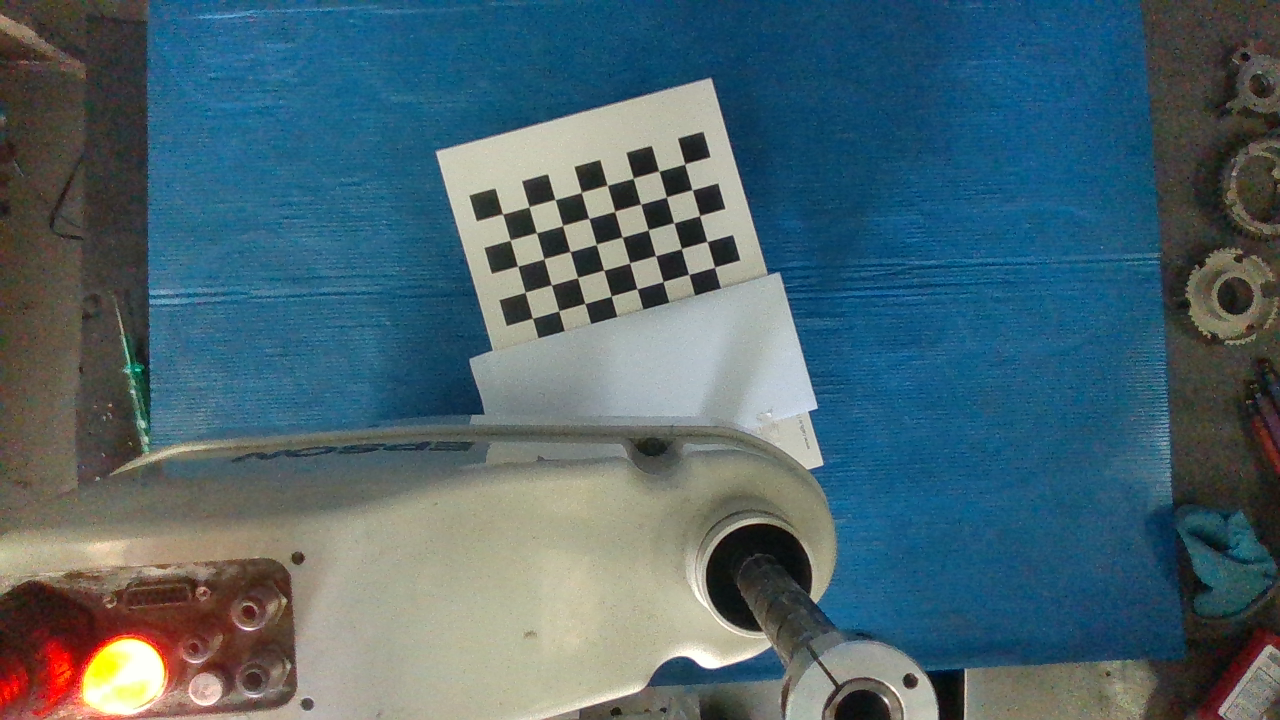
#> input picture run1/10_Color.png, 1280 x 720 px; its folder holds only this picture in this run
$ python get_target2cam.py
#> lines starting #> are read from the running program, lines starting #| are printed output that depends on the picture
import cv2
import numpy as np
import glob

def read_images(image_folder):
    images = []
    for filename in sorted(glob.glob(f"{image_folder}/*.png"), key=lambda x: int(x.split('/')[-1].split('_')[0])):
        img = cv2.imread(filename)
        if img is not None:
            images.append(img)
    return images

def find_corners(images, pattern_size, square_size):
    obj_points = []
    img_points = []
    objp = np.zeros((pattern_size[0] * pattern_size[1], 3), np.float32)
    objp[:, :2] = np.mgrid[0:pattern_size[0], 0:pattern_size[1]].T.reshape(-1, 2) * square_size

    for i,img in enumerate(images):
        gray = cv2.cvtColor(img, cv2.COLOR_BGR2GRAY)
        ret, corners = cv2.findChessboardCorners(gray, pattern_size, None)
        if ret:
            img_points.append(corners)
            obj_points.append(objp)
        else:
            print(f"\033[91mWarning: Failed to find corners for image {i}\033[0m")
            cv2.imshow("img",img)
            cv2.waitKey(500)
    return obj_points, img_points

def solve_pnp(obj_points, img_points, camera_matrix, dist_coeffs):
    rvecs, tvecs = [],[]
    for objp, imgp in zip(obj_points, img_points):
        ret, rvec, tvec = cv2.solvePnP(objp, imgp, camera_matrix, dist_coeffs)
        if ret:
            rvecs.append(rvec)
            tvecs.append(tvec)
        else:
            print("\033[91mWarning: Failed to find ret for one of the images.\033[0m")
    return rvecs, tvecs

def write_transform(file_path, rvecs, tvecs):
    with open(file_path, 'w') as f:
        for i, (rvec, tvec) in enumerate(zip(rvecs, tvecs)):
            rot_matrix, _ = cv2.Rodrigues(rvec)
            transform = np.eye(4)
            transform[:3, :3] = rot_matrix
            transform[:3, 3] = tvec.flatten()
            f.write(f"##################      Calibration Pose {i+1}      ##################\n")
            for row in transform:
                f.write('  ' + ',  '.join(f"{val: .6f}" for val in row) + '\n')

def main():
    image_folder = '/home/credog/Desktop/handeye-4dof/raw_data/run1'
    output_file = '/home/credog/Desktop/handeye-4dof/raw_data/run1/target2cam.txt'
    pattern_size = (5, 8)  # Example pattern size, adjust as needed
    square_size = 20 # Example square size in mm, adjust as needed
    camera_matrix = np.array([[909.10498046875, 0, 645.127075195312],
                              [0, 908.8701171875, 357.441741943359],
                              [0, 0, 1]])
    dist_coeffs = np.array([0, 0, 0, 0, 0])

    images = read_images(image_folder)
#> in read_images, img is the input picture: shape (720, 1280, 3); mean B, G, R 111.2, 101.6, 76.1
#> images = 1 item
    obj_points, img_points = find_corners(images, pattern_size, square_size)
#> the loop in find_corners, `for i,img in enumerate(images):` made 1 pass
#> ret on pass 1: True
#> pass 1, in find_corners, `gray = cv2.cvtColor(img, cv2.COLOR_BGR2GRAY)`:
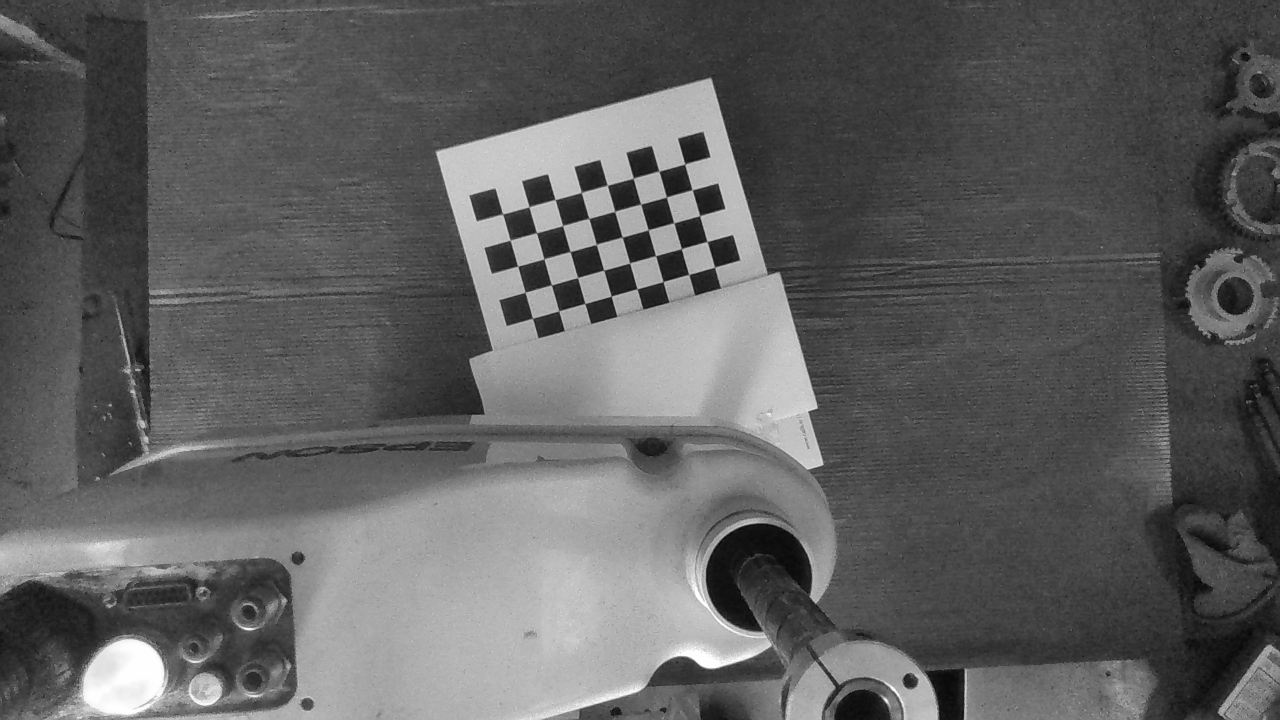
#> gray: shape (720, 1280); min 2, max 255, mean 95
#> obj_points = 1 item; img_points = 1 item
    rvecs, tvecs = solve_pnp(obj_points, img_points, camera_matrix, dist_coeffs)
#> the loop in solve_pnp, `for objp, imgp in zip(obj_points, img_points):` made 1 pass
#> (ret, rvec, tvec) on pass 1: (True, [-0.0622, -0.0232, 1.29], [29.53, -144.1, 677.7])
#> after the loop in solve_pnp, `for objp, imgp in zip(obj_points, img_points):`: rvecs = [[-0.0622, -0.0232, 1.29]]; tvecs = [[29.53, -144.1, 677.7]]
#> rvecs = [[-0.0622, -0.0232, 1.29]]; tvecs = [[29.53, -144.1, 677.7]]
    write_transform(output_file, rvecs, tvecs)
#> the loop in write_transform, `for i, (rvec, tvec) in enumerate(zip(rvecs, tvecs)):` made 1 pass
#> (rvec, tvec) on pass 1: ([-0.0622, -0.0232, 1.29], [29.53, -144.1, 677.7])

if __name__ == '__main__':
    main()

$ run again, on run1/14_Color.png
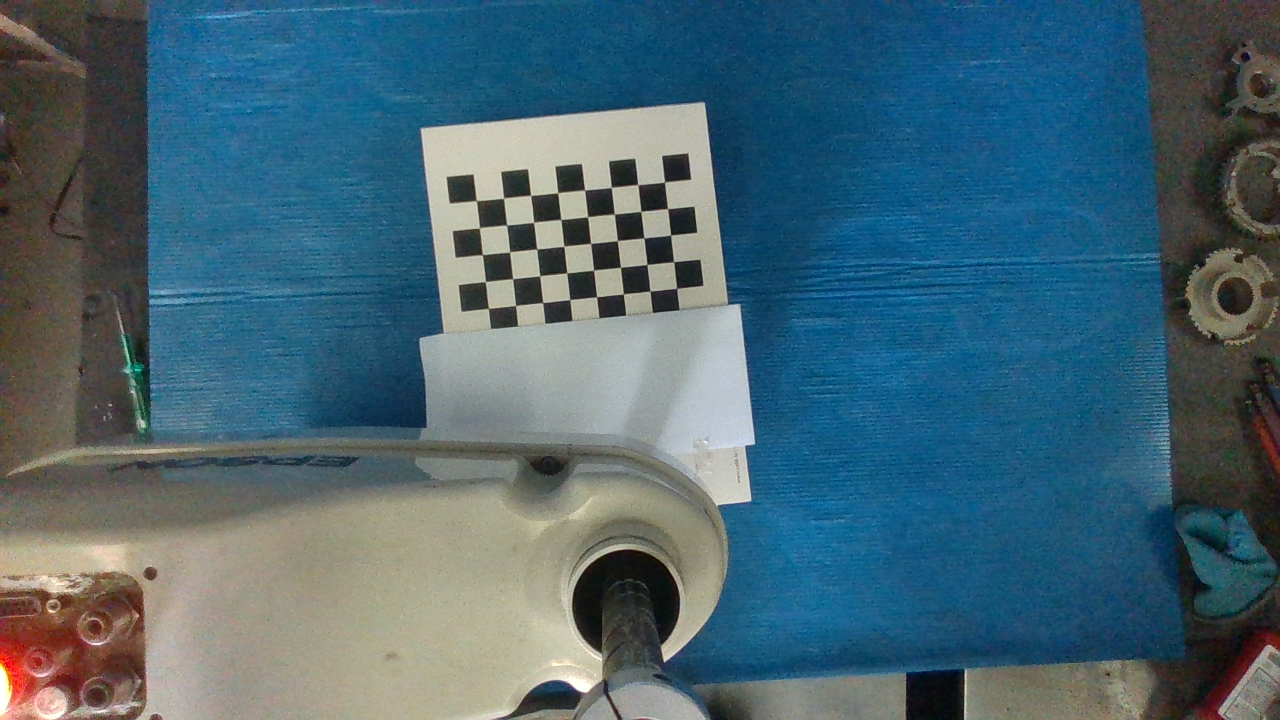
#> input picture run1/14_Color.png, 1280 x 720 px
#> in read_images, img is the input picture: shape (720, 1280, 3); mean B, G, R 114.4, 101.6, 71.9
#> images = 1 item
#> the loop in find_corners, `for i,img in enumerate(images):` made 1 pass
#> ret on pass 1: True
#> pass 1, in find_corners, `gray = cv2.cvtColor(img, cv2.COLOR_BGR2GRAY)`:
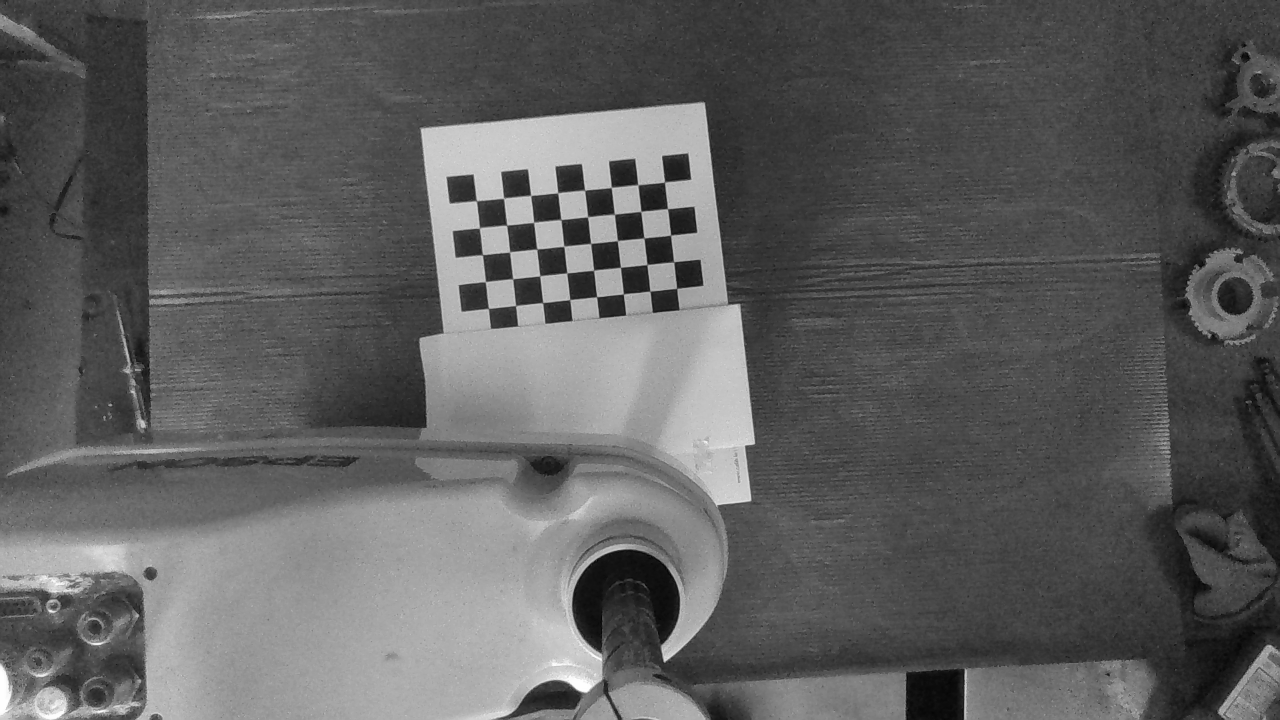
#> gray: shape (720, 1280); min 3, max 254, mean 94.1
#> the loop in solve_pnp, `for objp, imgp in zip(obj_points, img_points):` made 1 pass
#> (ret, rvec, tvec) on pass 1: (True, [-0.0685, -0.03, 1.46], [14.44, -131.1, 679.7])
#> after the loop in solve_pnp, `for objp, imgp in zip(obj_points, img_points):`: rvecs = [[-0.0685, -0.03, 1.46]]; tvecs = [[14.44, -131.1, 679.7]]
#> in main, `rvecs, tvecs = solve_pnp(obj_points, img_points, camera_matrix, dist_c..`: rvecs = [[-0.0685, -0.03, 1.46]]; tvecs = [[14.44, -131.1, 679.7]]
#> the loop in write_transform, `for i, (rvec, tvec) in enumerate(zip(rvecs, tvecs)):` made 1 pass
#> (rvec, tvec) on pass 1: ([-0.0685, -0.03, 1.46], [14.44, -131.1, 679.7])

$ run again, on run1/1_Color.png
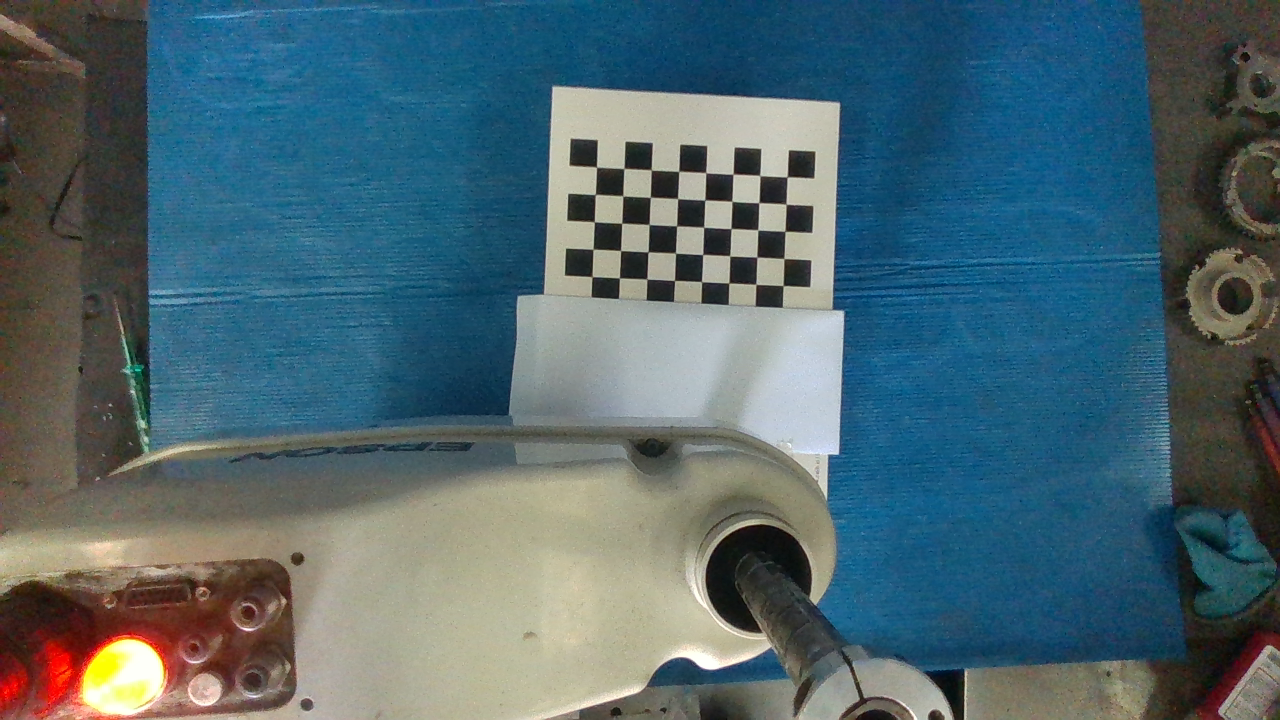
#> input picture run1/1_Color.png, 1280 x 720 px
#> in read_images, img is the input picture: shape (720, 1280, 3); mean B, G, R 110.9, 102.5, 78
#> images = 1 item
#> the loop in find_corners, `for i,img in enumerate(images):` made 1 pass
#> ret on pass 1: True
#> pass 1, in find_corners, `gray = cv2.cvtColor(img, cv2.COLOR_BGR2GRAY)`:
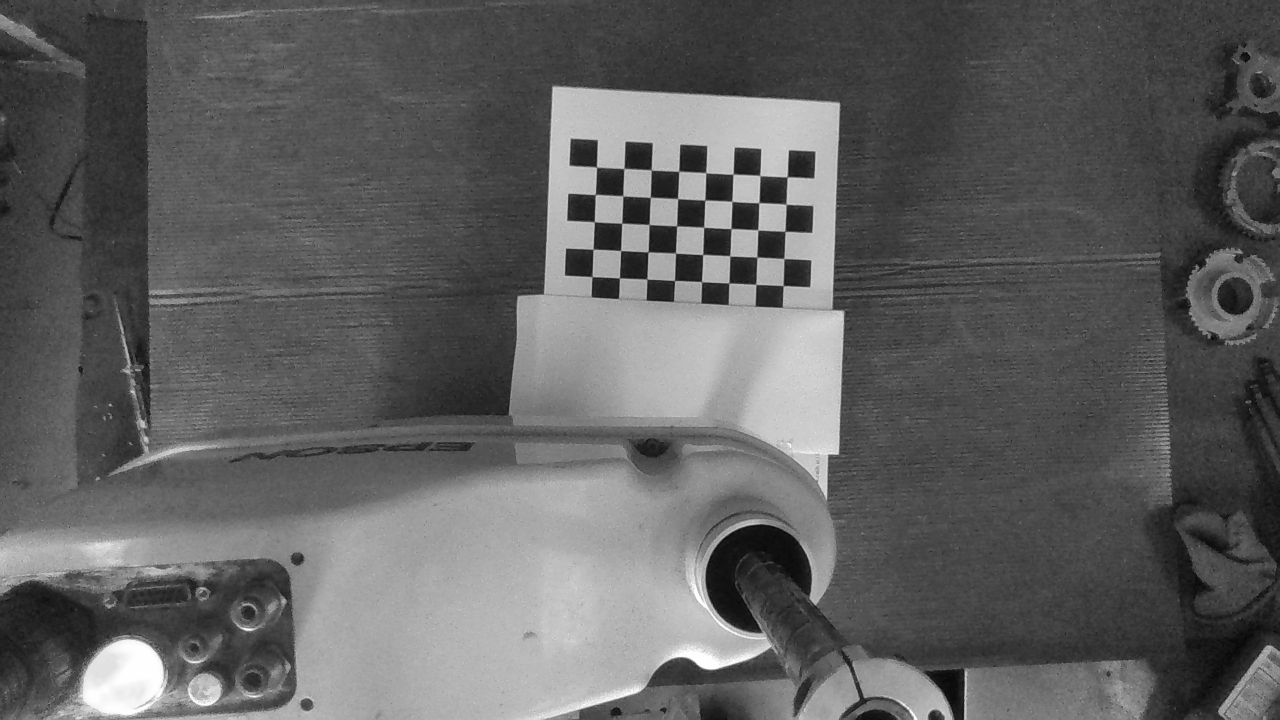
#> gray: shape (720, 1280); min 3, max 254, mean 96.1
#> the loop in solve_pnp, `for objp, imgp in zip(obj_points, img_points):` made 1 pass
#> (ret, rvec, tvec) on pass 1: (True, [-0.0567, -0.0233, 1.61], [104.3, -132.7, 668.8])
#> after the loop in solve_pnp, `for objp, imgp in zip(obj_points, img_points):`: rvecs = [[-0.0567, -0.0233, 1.61]]; tvecs = [[104.3, -132.7, 668.8]]
#> in main, `rvecs, tvecs = solve_pnp(obj_points, img_points, camera_matrix, dist_c..`: rvecs = [[-0.0567, -0.0233, 1.61]]; tvecs = [[104.3, -132.7, 668.8]]
#> the loop in write_transform, `for i, (rvec, tvec) in enumerate(zip(rvecs, tvecs)):` made 1 pass
#> (rvec, tvec) on pass 1: ([-0.0567, -0.0233, 1.61], [104.3, -132.7, 668.8])

$ run again, on run1/2_Color.png
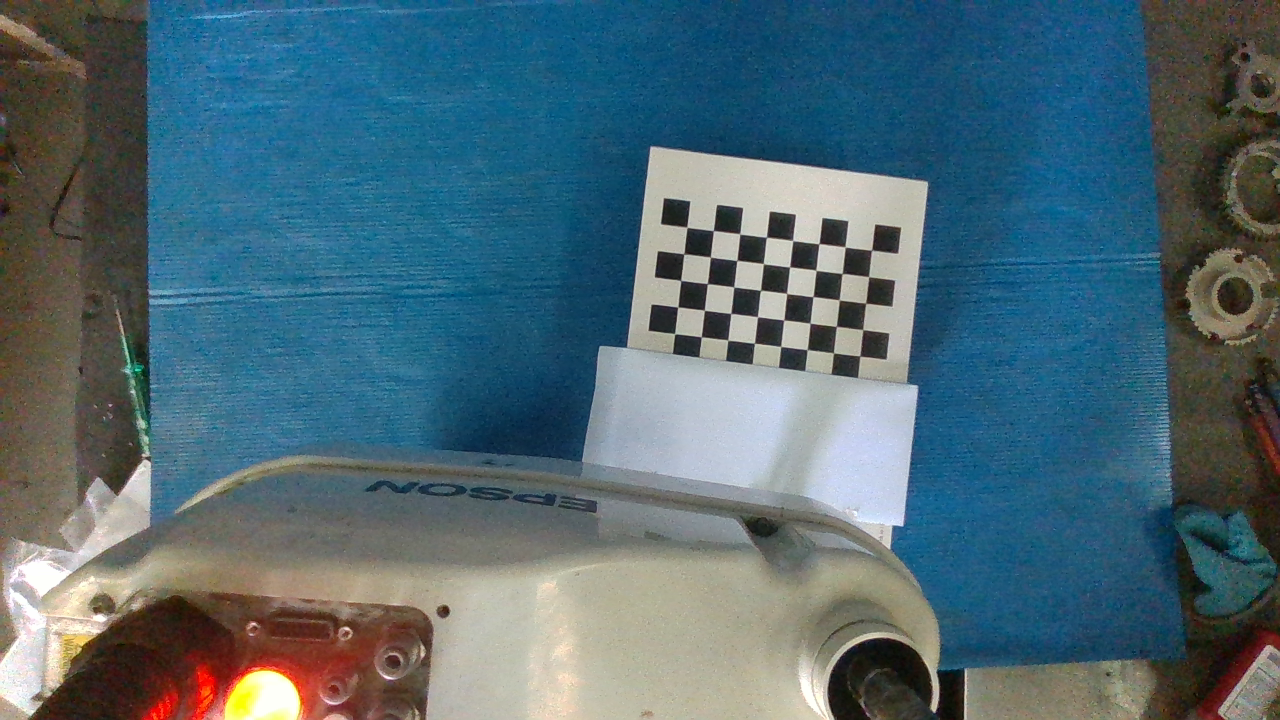
#> input picture run1/2_Color.png, 1280 x 720 px
#> in read_images, img is the input picture: shape (720, 1280, 3); mean B, G, R 116, 105.3, 79
#> images = 1 item
#> the loop in find_corners, `for i,img in enumerate(images):` made 1 pass
#> ret on pass 1: True
#> pass 1, in find_corners, `gray = cv2.cvtColor(img, cv2.COLOR_BGR2GRAY)`:
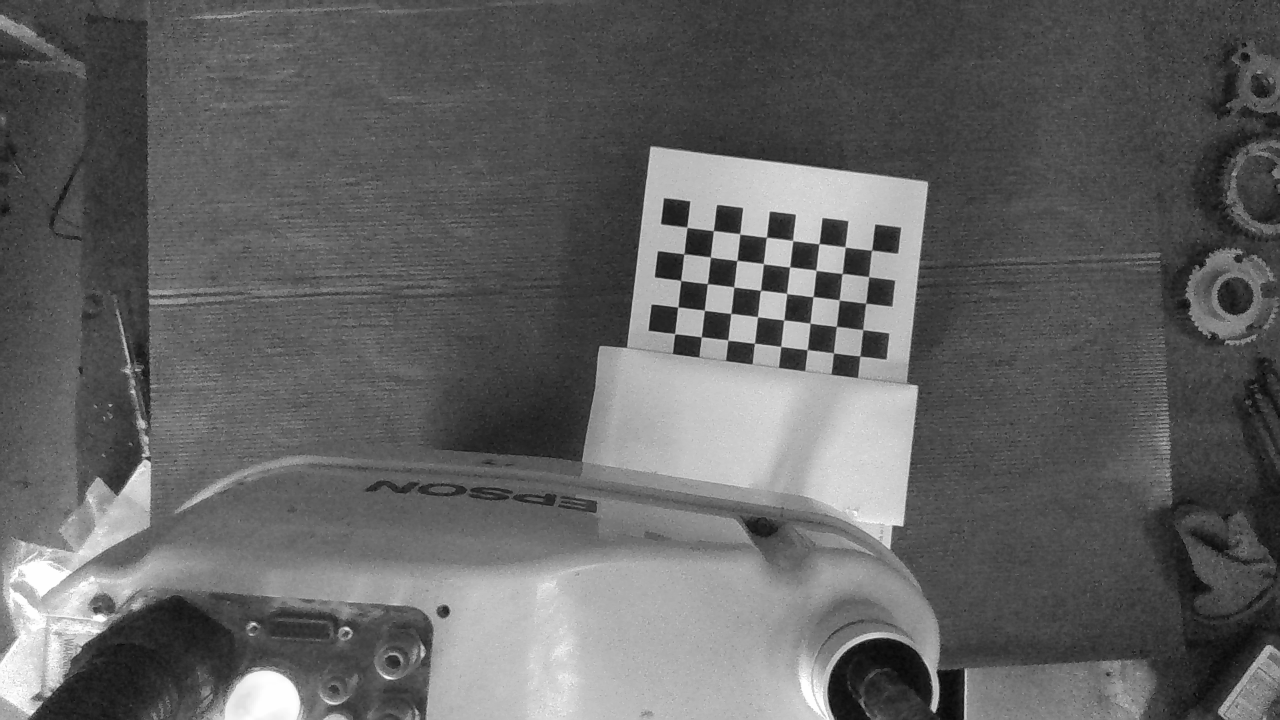
#> gray: shape (720, 1280); min 1, max 255, mean 98.6
#> the loop in solve_pnp, `for objp, imgp in zip(obj_points, img_points):` made 1 pass
#> (ret, rvec, tvec) on pass 1: (True, [-0.0558, -0.0163, 1.69], [170, -80.55, 683.3])
#> after the loop in solve_pnp, `for objp, imgp in zip(obj_points, img_points):`: rvecs = [[-0.0558, -0.0163, 1.69]]; tvecs = [[170, -80.55, 683.3]]
#> in main, `rvecs, tvecs = solve_pnp(obj_points, img_points, camera_matrix, dist_c..`: rvecs = [[-0.0558, -0.0163, 1.69]]; tvecs = [[170, -80.55, 683.3]]
#> the loop in write_transform, `for i, (rvec, tvec) in enumerate(zip(rvecs, tvecs)):` made 1 pass
#> (rvec, tvec) on pass 1: ([-0.0558, -0.0163, 1.69], [170, -80.55, 683.3])
